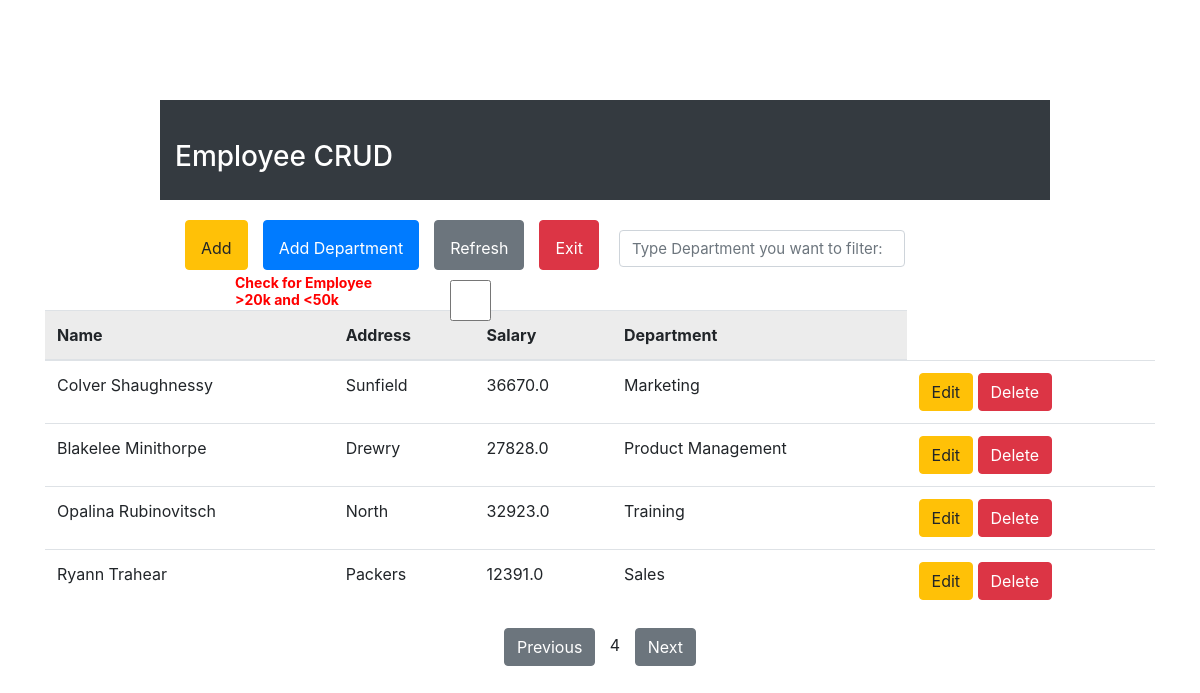
Page /emp/?page=4 on the committed database.
### account/models.py (models this page shows, shortened)
class Employee(models.Model):
    class Meta:
        db_table = 'employee'
    emp_id = models.CharField(primary_key=True, unique=True, max_length=10)
    name = models.CharField("Name", max_length=240)
    emp_department = models.ForeignKey(Department, on_delete=models.CASCADE , related_name='department_name')
    salary = models.FloatField()
    address = models.TextField(max_length=20)
    DOJ = models.DateField("doj", auto_now_add=True)

class Department(models.Model):
    class Meta:
        db_table = "department"
    id = models.CharField(unique=True, primary_key=True, max_length=10)
    department = models.CharField(unique=True, max_length=50)

### account/views.py (the view, shortened to what this page needs)
# urls.py: path('emp/', views.saveEmp),
def saveEmp(request):
    data = Employee.objects.all()
    dept_obj = Department.objects.all()
    data = getPages(request, data,4)
    return render(request,'./account/emp_index.html',{ "data":data, "dept_obj":dept_obj})

### account/views.py (called while the page is built)
def getPages(request, OBJECT, pageNum):
    p = Paginator(OBJECT, pageNum)
    page_number = request.GET.get('page')
    try:
        page_obj = p.get_page(page_number)
    except PageNotAnInteger:
        page_obj = p.page(1)
    except EmptyPage:
        page_obj = p.page(p.num_pages)
    return page_obj

### account/templates/account/emp_index.html (shortened to what this page needs)
<!DOCTYPE html>
<html lang="en" dir="ltr">
<head>
  <link rel="stylesheet" href="https://cdn.jsdelivr.net/npm/bootstrap@4.3.1/dist/css/bootstrap.min.css">
</head>
<body>
  <div class="container">
    <div class="header">
      <div class="bg-dark">
        <h3 class="text text-white ml-1.5">Employee CRUD</h3>
      </div>
      <div class="Actions col">
        <h2 class="row">
          <button type="button" id="dataAdder" class="btn btn-warning">Add</button>
          <button type="button" id="dataAdderD" class="btn btn-primary">Add Department</button>
          <button type="button" class="btn btn-secondary" onClick="window.location.reload(true)">Refresh</button>
          <button type="button" class="btn btn-danger" onClick="window.location.href='/'">Exit</button>
          <span>
          <input type="text" class="search text-sm form-control" name="seachBy" id="DeptSearcher" placeholder="Type Department you want to filter: " onkeyup = "myFunctionSearch()">
          </span>
          <span id="cheker" class="row">
            <label for="Employee_5000" class="col-md-7">Check for Employee >20k and <50k </label>
            <input type="checkbox" id="Employee_5000" class="form-control col-md-4" name="employeeChecker" value="" onclick="getValueGT20k_LT_50k()">
          </span>
        </h2>
      </div>
    </div>
    <div class="content">
      <table class="table">
        <thead class="table-active">
          <tr>
            <th scope="col">Name</th>
            <th scope="col">Address</th>
            <th scope="col">Salary</th>
            <th scope="col">Department</th>
          </tr>
        </thead>
        <tbody>
          {% for df in data.object_list %}
          <tr class="EmployeeData">
            <td scope='row'>{{ df.name }}</td>
            <td>{{ df.address }}</td>
            <td class="EmpSalary">{{ df.salary }}</td>
            <td class="EmployeeDept">{{ df.emp_department.department }}</td>
            <td>
              <a href="/emp/edit/{{ df.emp_id }}/" class="btn btn-warning"><span class="glyphicon glyphicon-pencil" >Edit</span></a>
              <a href="/emp/delete/{{ df.emp_id }}/" class="btn btn-danger">Delete</a>
            </td>
          </tr>
          {% endfor %}
        </tbody>
      </table>
      <center>
        {%if data.has_previous %}
        <a href="?page={{data.previous_page_number}}" class="btn btn-secondary">Previous</a>
        {% endif %}
        <span style="padding:10px;">{{data.number}}</span>
        {%if data.has_next %}
        <a href="?page={{data.next_page_number}}" class="btn btn-secondary"> Next</a>
        {% endif %}
      </center>
    </div>
  </div>
</body>
</html>

### account/templates/account/emp_index.html (style rules this page uses)
.header { width: 75vw; margin: 0 auto; margin-top: 100px; }
.bg-dark { height: 100px; text-align: left; margin-left: 10px; }
.bg-dark h3 { padding: 40px; padding-left: 15px; }
.row button { padding: 15px; margin-left: 15px; height: 50px; }
.row input { margin-left: 20px; font-size: 15px; margin-top: 10px; }
#Employee_5000 { font-size: 18px; }
#cheker { margin-left: 50px; font-weight: bold; color: red; }
#cheker label { font-size: 14px; margin-top: 5px; }
.Actions { height: 110px; }
.Actions h2 { padding: 20px; }

### rows in the picture
Employee: name "Colver Shaughnessy", address "Sunfield", salary "36670.0", emp_department.department "Marketing"
Employee: name "Blakelee Minithorpe", address "Drewry", salary "27828.0", emp_department.department "Product Management"
Employee: name "Opalina Rubinovitsch", address "North", salary "32923.0", emp_department.department "Training"
Employee: name "Ryann Trahear", address "Packers", salary "12391.0", emp_department.department "Sales"

### other values in the picture
{{ data.number }} "4"
